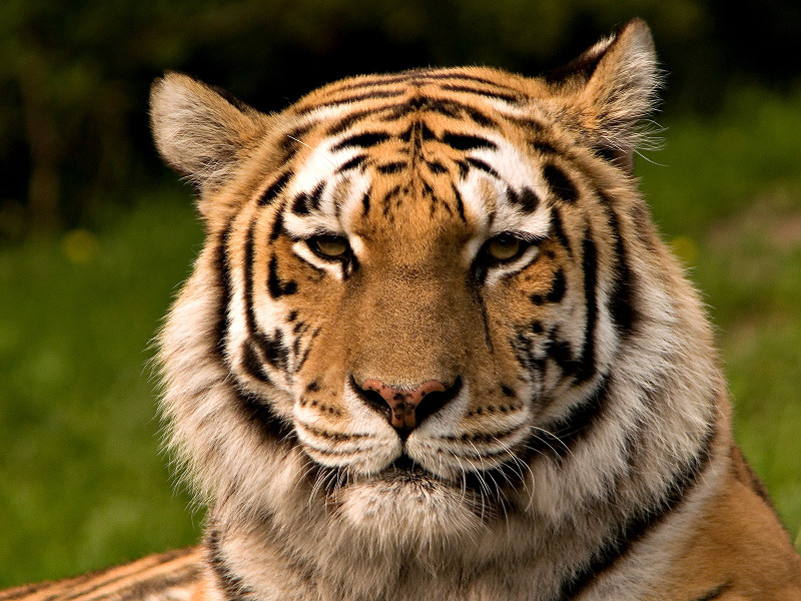
#> input picture tiger-yellow-nose.png, 801 x 601 px; its folder holds only this picture in this run
$ jupyter execute --allow-errors lesson-2-3-2.ipynb   (shell and % lines are left out)
#> lines starting #> are read from the running program, lines starting #| are printed output that depends on the picture
[cell 1]
from skimage.io import imread, imsave, imshow
from skimage import img_as_float, img_as_ubyte
from numpy import clip, dstack, roll
import glob, os

[cell 2]
def pause():
    programPause = input("Press the <ENTER> key to continue...")

[cell 3]
def rgb_image(image):
#> called with image = 'tiger-yellow-nose.png'
    img = imread(image)
#> img is the input picture: shape (601, 801, 3); mean R, G, B 106.7, 88.4, 50.2
    img = img_as_float(img)
    height = img.shape[0]//3
#> height = 200
    # Slides
    blue = img[:height, :].copy()
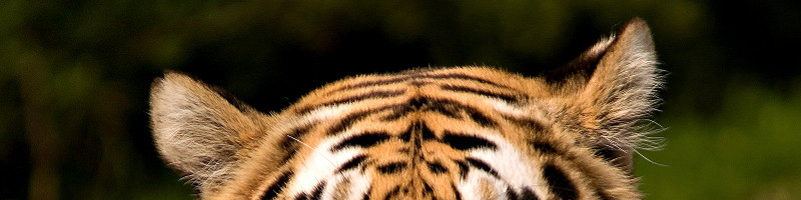
#> blue: shape (200, 801, 3) float64; mean R, G, B 0.306, 0.248, 0.133
    green = img[height:height*2,:].copy()
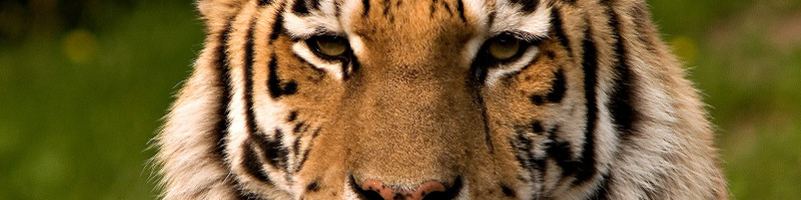
#> green: shape (200, 801, 3) float64; mean R, G, B 0.463, 0.381, 0.205
    red = img[height*2:height*3,:].copy()
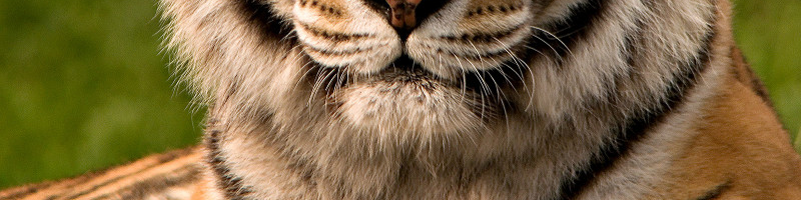
#> red: shape (200, 801, 3) float64; mean R, G, B 0.486, 0.41, 0.252
    # Border
    border_width = int(img.shape[1]*0.15)
#> border_width = 120
    border_height = int(height*0.15)
#> border_height = 30
    # Cut
    blue = blue[border_height:-1-border_height, border_width:-1-border_width]
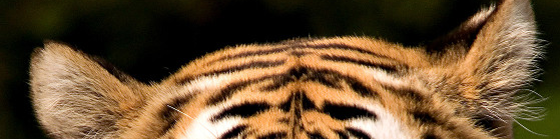
#> blue: shape (139, 560, 3) float64; mean R, G, B 0.41, 0.312, 0.197
    green = green[border_height:-1-border_height, border_width:-1-border_width]
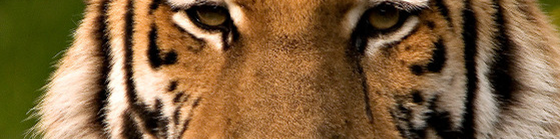
#> green: shape (139, 560, 3) float64; mean R, G, B 0.505, 0.388, 0.242
    red = red[border_height:-1-border_height, border_width:-1-border_width]
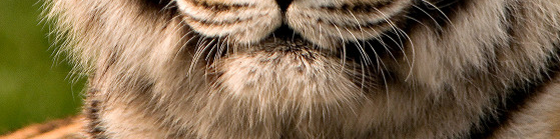
#> red: shape (139, 560, 3) float64; mean R, G, B 0.502, 0.421, 0.304

    best_red_correlation = -1
    best_blue_correlation = -1
    bdy = bdx=rdy=rdx=0
    for dy in range(-15, 16):
        for dx in range(-15, 16):
            db = roll(blue, dy, axis=0)
            db = roll(db, dx, axis=1)
            blue_correlation = (db * green).sum()
            if best_blue_correlation < blue_correlation:
                best_blue_correlation = blue_correlation
                bdy = dy
                bdx = dx
            dr = roll(red, dy, axis=0)
            dr = roll(dr, dx, axis=1)
            red_correlation = (dr * green).sum()
            if best_red_correlation < red_correlation:
                best_red_correlation = red_correlation
                rdy = dy
                rdx = dx
#> after the loop, bdx = 15; bdy = 4; best_blue_correlation = 32049.9; best_red_correlation = 41185.6; rdx = -15; rdy = -15

    blue = roll(blue, bdy, axis=0)
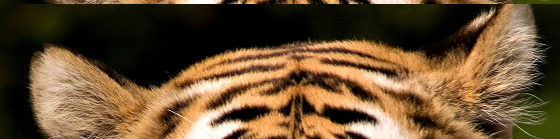
#> blue: shape (139, 560, 3) float64; mean R, G, B 0.41, 0.312, 0.197
    blue = roll(blue, bdx, axis=1)
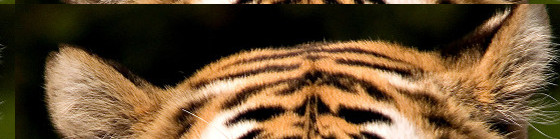
#> blue: shape (139, 560, 3) float64; mean R, G, B 0.41, 0.312, 0.197
    red = roll(red, rdy, axis=0)
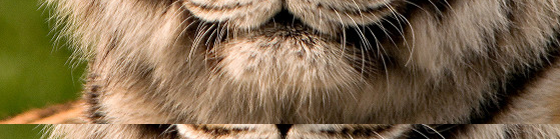
#> red: shape (139, 560, 3) float64; mean R, G, B 0.502, 0.421, 0.304
    red = roll(red, rdx, axis=1)
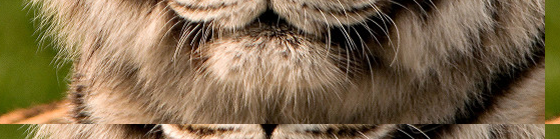
#> red: shape (139, 560, 3) float64; mean R, G, B 0.502, 0.421, 0.304
    new_img = dstack((red,green,blue))
    imsave("color/"+image, img_as_ubyte(new_img))
    imshow(new_img)
